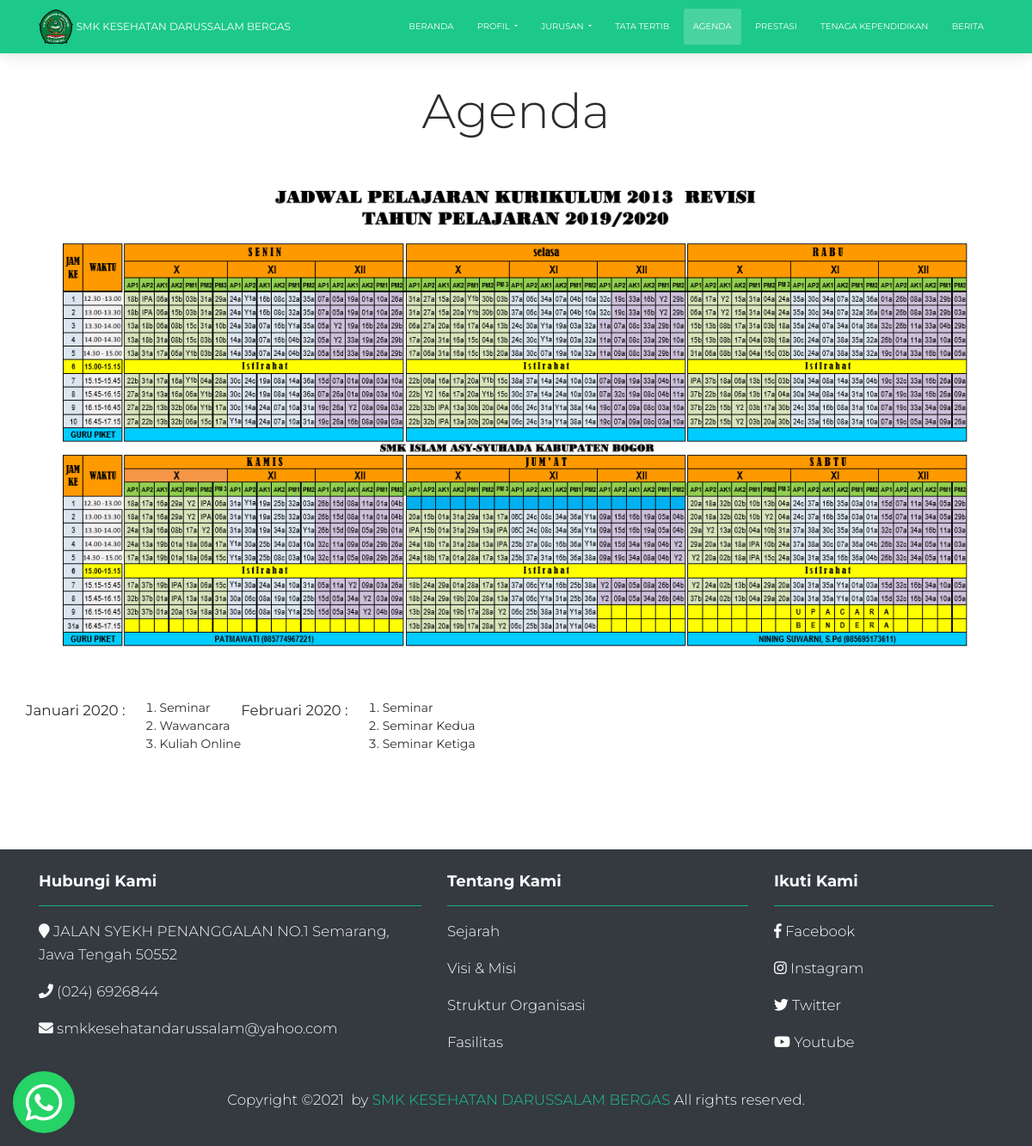
The page /index.php/agenda on the database its author committed.
### tables this page shows
CREATE TABLE `agenda` (
  `id` int(11) NOT NULL,
  `content` text NOT NULL,
  `photo` text NOT NULL
);

### application/controllers/Agenda.php (called while the page is built, shortened)
<?php
class Agenda extends CI_Controller {
	public function __construct()
	{
		$this->load->model('jadwal_model', 'jadwal');
	}
	public function index()
	{
		$data['title']		= 'Agenda';
		$data['page']		= 'agenda/index';
		$data['agenda']	= $this->jadwal->getData();
		$this->load->view('front/layouts/main', $data);
	}
}

### index.php (called while the page is built, shortened)
<?php
require_once BASEPATH.'core/CodeIgniter.php';

### application/models/Jadwal_model.php (called while the page is built, shortened)
<?php
class Jadwal_model extends CI_Model {
	public function getData()
	{
		return $this->db->get('agenda')->row();
	}
}

### application/views/front/pages/agenda/index.php (the view)
<div class="content mt-5 mb-5 pb-5 pt-5">
	<div class="container">
	<h1 class="display-4 my-auto text-center">Agenda</h1>
		<div class="row pt-5 pb-5">
			<img src="<?= base_url('img/agenda/' . $agenda->photo) ?>" class="img-fluid">
		</div>
		<div class="row text-justify">
			<?= $agenda->content ?>
		</div>
	</div>
</div>

### rows shown on the page
agenda: photo (picture), content "Januari 2020 : Seminar Wawancara Kuliah Online Februari 2020 : Seminar Seminar Kedua Seminar Ketiga"
